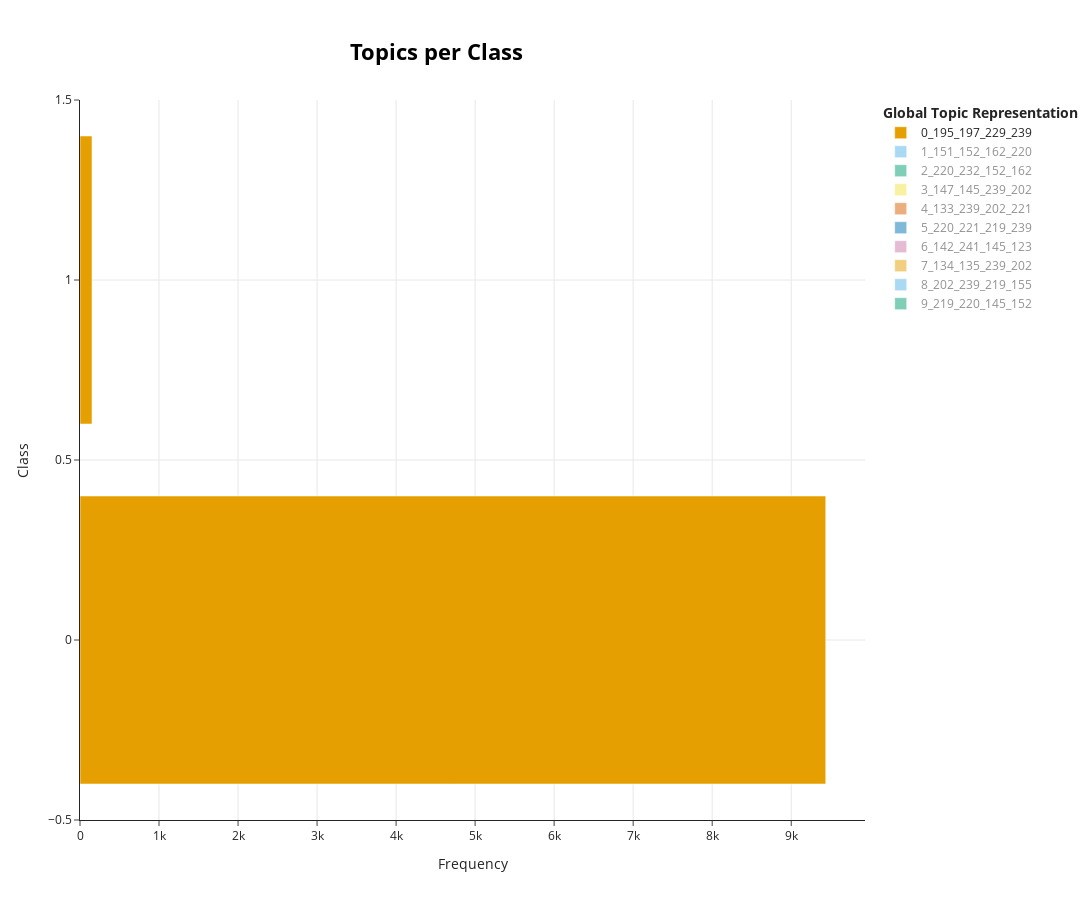

Notebook cell for this chart:
### Code cell
topic_model_m.visualize_topics_per_class(topics_per_class_m, top_n_topics=10)

### Figure 1 — Plotly figure (JSON) as saved in the notebook; plotly's stock layout.template omitted (floating-point values rounded to 4 significant figures)
{"data": [{"hoverinfo": "text", "hovertext": ["<b>Topic 0</b><br>Words: 195, 197, 229, 239, 225", "<b>Topic 0</b><br>Words: 195, 197, 229, 239, 225"], "marker": {"color": "#E69F00"}, "name": "0_195_197_229_239", "orientation": "h", "type": "bar", "visible": true, "x": [9437, 152], "y": [0, 1]}, {"hoverinfo": "text", "hovertext": ["<b>Topic 1</b><br>Words: 151, 152, 162, 220, 221", "<b>Topic 1</b><br>Words: 152, 151, 246, 162, 110"], "marker": {"color": "#56B4E9"}, "name": "1_151_152_162_220", "orientation": "h", "type": "bar", "visible": "legendonly", "x": [3963, 45], "y": [0, 1]}, {"hoverinfo": "text", "hovertext": ["<b>Topic 2</b><br>Words: 220, 232, 152, 162, 151", "<b>Topic 2</b><br>Words: 220, 145, 232, 162, 152"], "marker": {"color": "#009E73"}, "name": "2_220_232_152_162", "orientation": "h", "type": "bar", "visible": "legendonly", "x": [3229, 98], "y": [0, 1]}, {"hoverinfo": "text", "hovertext": ["<b>Topic 3</b><br>Words: 147, 145, 239, 202, 220", "<b>Topic 3</b><br>Words: 147, 145, 239, 218, 202"], "marker": {"color": "#F0E442"}, "name": "3_147_145_239_202", "orientation": "h", "type": "bar", "visible": "legendonly", "x": [2646, 74], "y": [0, 1]}, {"hoverinfo": "text", "hovertext": ["<b>Topic 4</b><br>Words: 133, 239, 202, 221, 160", "<b>Topic 4</b><br>Words: 133, 139, 239, 136, 230"], "marker": {"color": "#D55E00"}, "name": "4_133_239_202_221", "orientation": "h", "type": "bar", "visible": "legendonly", "x": [2338, 95], "y": [0, 1]}, {"hoverinfo": "text", "hovertext": ["<b>Topic 5</b><br>Words: 220, 221, 219, 239, 229", "<b>Topic 5</b><br>Words: 220, 239, 221, 229, 219"], "marker": {"color": "#0072B2"}, "name": "5_220_221_219_239", "orientation": "h", "type": "bar", "visible": "legendonly", "x": [2122, 52], "y": [0, 1]}, {"hoverinfo": "text", "hovertext": ["<b>Topic 6</b><br>Words: 142, 241, 123, 145, 223", "<b>Topic 6</b><br>Words: 132, 137, 145, 202, 133"], "marker": {"color": "#CC79A7"}, "name": "6_142_241_145_123", "orientation": "h", "type": "bar", "visible": "legendonly", "x": [2050, 88], "y": [0, 1]}, {"hoverinfo": "text", "hovertext": ["<b>Topic 7</b><br>Words: 134, 135, 239, 202, 104", "<b>Topic 7</b><br>Words: 134, 165, 240, 143, 155"], "marker": {"color": "#E69F00"}, "name": "7_134_135_239_202", "orientation": "h", "type": "bar", "visible": "legendonly", "x": [1922, 56], "y": [0, 1]}, {"hoverinfo": "text", "hovertext": ["<b>Topic 8</b><br>Words: 202, 239, 219, 155, 220", "<b>Topic 8</b><br>Words: 202, 239, 200, 142, 218"], "marker": {"color": "#56B4E9"}, "name": "8_202_239_219_155", "orientation": "h", "type": "bar", "visible": "legendonly", "x": [1898, 72], "y": [0, 1]}, {"hoverinfo": "text", "hovertext": ["<b>Topic 9</b><br>Words: 219, 220, 152, 145, 151", "<b>Topic 9</b><br>Words: 219, 220, 145, 152, 162"], "marker": {"color": "#009E73"}, "name": "9_219_220_145_152", "orientation": "h", "type": "bar", "visible": "legendonly", "x": [1855, 74], "y": [0, 1]}], "layout": {"height": 900, "hoverlabel": {"bgcolor": "white", "font": {"family": "Rockwell", "size": 16}}, "legend": {"title": {"text": "<b>Global Topic Representation"}}, "title": {"font": {"color": "Black", "size": 22}, "text": "<b>Topics per Class</b>", "x": 0.4, "xanchor": "center", "y": 0.95, "yanchor": "top"}, "width": 1250, "xaxis": {"showgrid": true, "title": {"text": "Frequency"}}, "yaxis": {"showgrid": true, "title": {"text": "Class"}}}}
